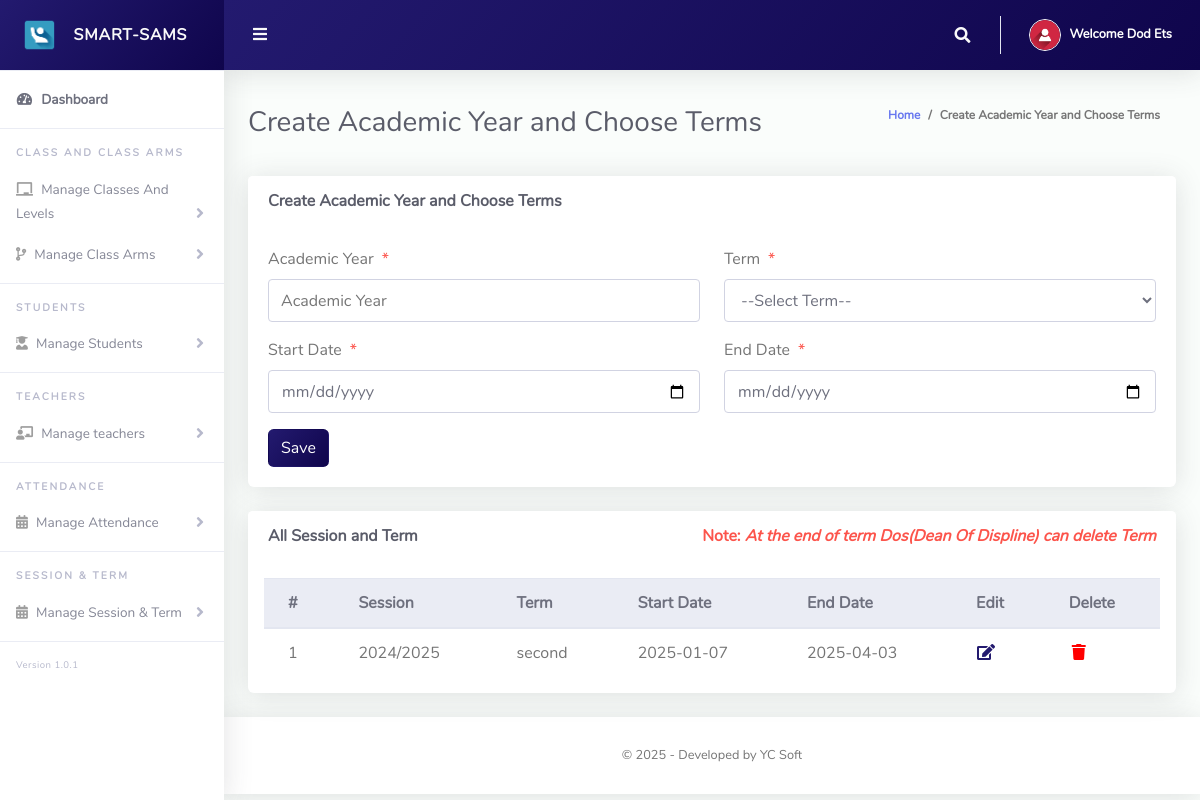
/Admin2/createSessionTerm.php (signed in), run on the app's committed database.
### tables this page shows
CREATE TABLE `tblsessionterm` (
  `Id` int(10) NOT NULL,
  `sessionName` varchar(50) NOT NULL,
  `termId` varchar(50) NOT NULL,
  `start` date NOT NULL,
  `end` date NOT NULL,
  `school` varchar(255) NOT NULL
);

CREATE TABLE `tblterm` (
  `Id` int(10) NOT NULL,
  `termName` varchar(20) NOT NULL
);

### Admin2/createSessionTerm.php (the view, shortened to what this page needs)
<?php
include '../Includes/dbcon.php';
?>
<!DOCTYPE html>
<html lang="en">
<head>
  <link href="../vendor/fontawesome-free/css/all.min.css" rel="stylesheet" type="text/css">
  <link href="../vendor/bootstrap/css/bootstrap.min.css" rel="stylesheet" type="text/css">
  <link href="css/ruang-admin.min.css" rel="stylesheet">
</head>
<body id="page-top">
  <div id="wrapper">
      <?php include "Includes/sidebar.php";?>
    <div id="content-wrapper" class="d-flex flex-column">
      <div id="content">
       <?php include "Includes/topbar.php";?>
        <div class="container-fluid" id="container-wrapper">
          <div class="d-sm-flex align-items-center justify-content-between mb-4">
            <h1 class="h3 mb-0 text-gray-800">Create Academic Year and Choose Terms</h1>
            <ol class="breadcrumb">
              <li class="breadcrumb-item"><a href="./">Home</a></li>
              <li class="breadcrumb-item active" aria-current="page">Create Academic Year and Choose Terms</li>
            </ol>
          </div>
          <div class="row">
            <div class="col-lg-12">
              <div class="card mb-4">
                <div class="card-header py-3 d-flex flex-row align-items-center justify-content-between">
                  <h6 class="m-0 font-weight-bold text-dark">Create Academic Year and Choose Terms</h6>
                </div>
                <div class="card-body">
                  <form method="post">
                    <div class="form-group row mb-3">
                        <div class="col-xl-6">
                            <label class="form-control-label">Academic Year<span class="text-danger ml-2">*</span></label>
                      <input type="text" class="form-control" name="sessionName" value="<?php echo $row['sessionName'];?>" id="exampleInputFirstName" placeholder="Academic Year">
                        </div>
                        <div class="col-xl-6">
                            <label class="form-control-label">Term<span class="text-danger ml-2">*</span></label>
                              <?php
                        $qry= "SELECT * FROM tblterm ORDER BY termName ASC";
                        $result = $conn->query($qry);
                        $num = $result->num_rows;
                        if ($num > 0){
                          echo ' <select required name="termId" class="form-control mb-3">';
                          echo'<option value="">--Select Term--</option>';
                                  echo '</select>';
                              }
                            ?>
                        </div>
                        <div class="col-xl-6">
                            <label class="form-control-label">Start Date<span class="text-danger ml-2">*</span></label>
                      <input type="date" class="form-control" name="startdate" value="" id="exampleInputFirstName">
                        </div>
                        <div class="col-xl-6">
                            <label class="form-control-label">End Date<span class="text-danger ml-2">*</span></label>
                      <input type="date" class="form-control" name="enddate" value="" id="exampleInputFirstName">
                        </div>
                    </div>
                      <?php
                    if (isset($Id))
                    {
                    ?>
                    <button type="submit" name="update" class="btn btn-primary">Update</button>
                    &nbsp;&nbsp;&nbsp;&nbsp;&nbsp;&nbsp;&nbsp;&nbsp;&nbsp;&nbsp;
                    <?php
                    } else {
                    ?>
                    <button type="submit" name="save" class="btn btn asa">Save</button>
                    <?php
                    }
                    ?>
                  </form>
                </div>
              </div>
                 <div class="row">
              <div class="col-lg-12">
              <div class="card mb-4">
                <div class="card-header py-3 d-flex flex-row align-items-center justify-content-between">
                  <h6 class="m-0 font-weight-bold text-dark">All Session and Term</h6>
                  <h6 class="m-0 font-weight-bold text-danger">Note: <i>At the end of term Dos(Dean Of Displine) can delete Term</i></h6>
                </div>
                <div class="table-responsive p-3">
                  <table class="table align-items-center table-flush table-hover" id="dataTableHover">
                    <thead class="thead-light">
                      <tr>
                        <th>#</th>
                        <th>Session</th>
                        <th>Term</th>
                        <th>Start Date</th>
                        <th>End Date</th>
                        <th>Edit</th>
                        <th>Delete</th>
                      </tr>
                    </thead>
                    <tbody>
                  <?php
                      $query = "SELECT tblsessionterm.Id,tblsessionterm.sessionName,tblsessionterm.start,tblsessionterm.end,tblsessionterm.school,
                      tblterm.termName
                      FROM tblsessionterm
                      INNER JOIN tblterm ON tblterm.Id = tblsessionterm.termId
                      WHERE tblsessionterm.school='$s'
                      ";
                      $rs = $conn->query($query);
                      $num = $rs->num_rows;
                      $sn=0;
                      if($num > 0)
                      {
                        while ($rows = $rs->fetch_assoc())
                          {
                             $sn = $sn + 1;
                            echo"
                              <tr>
                                <td>".$sn."</td>
                                <td>".$rows['sessionName']."</td>
                                <td>".$rows['termName']."</td>
                                <td>".$rows['start']."</td>
                                <td>".$rows['end']."</td>
                                <td><a href='?action=edit&Id=".$rows['Id']."' class='aso'><i class='fas fa-fw fa-edit aso'></i></a></td>
                                <td><a href='?action=delete&Id=".$rows['Id']."' style='color: #333'><i class='fas fa-fw fa-trash' style='color: red'></i></a></td>
                              </tr>";
                          }
                      }
                      else
                      {
                           echo
                           "<div class='alert alert-danger' role='alert'>
                            No Record Found!
                            </div>";
                      }
                      ?>
                    </tbody>
                  </table>
                </div>
              </div>
            </div>
            </div>
          </div>
        </div>
      </div>
       <?php include "Includes/footer.php";?>
    </div>
  </div>
</body>
</html>

### Admin2/Includes/topbar.php (shortened to what this page needs)
<?php
  $query = "SELECT * FROM tbladmin WHERE Id = ".$_SESSION['userId']."";
  $rs = $conn->query($query);
  $rows = $rs->fetch_assoc();
  $fullName = $rows['firstName']." ".$rows['lastName'];
  $s = $rows['school'];
?>
<nav class="navbar navbar-expand navbar-light bg-gradient topbar mb-4 static-top asc">
          <button id="sidebarToggleTop" class="btn btn-link rounded-circle mr-3">
            <i class="fa fa-bars"></i>
          </button>
          <ul class="navbar-nav ml-auto">
            <li class="nav-item dropdown no-arrow">
              <a class="nav-link dropdown-toggle" href="#" id="searchDropdown" role="button" data-toggle="dropdown"
                aria-haspopup="true" aria-expanded="false">
                <i class="fas fa-search fa-fw"></i>
              </a>
            </li>
            <li class="nav-item dropdown no-arrow">
              <a class="nav-link dropdown-toggle" href="#" id="userDropdown" role="button" data-toggle="dropdown"
                aria-haspopup="true" aria-expanded="false">
                <img class="img-profile rounded-circle" src="img/user-icn.png" style="max-width: 60px">
                <span class="ml-2 d-none d-lg-inline text-white small"><b>Welcome <?php echo $fullName;?></b></span>
              </a>
            </li>
          </ul>
        </nav>

### Admin2/Includes/topbar.php (style rules this page uses)
.asc { background: linear-gradient(130deg, #231a6f, #0f054c); }
.asa { color: white; background: linear-gradient(130deg, #231a6f, #0f054c); }
.aso { color:#231a6f; }

### data on the page
tblsessionterm: sessionName "2024/2025", termId.termName "second", start "2025-01-07", end "2025-04-03"

### other printed values
$fullName "Dod Ets"
